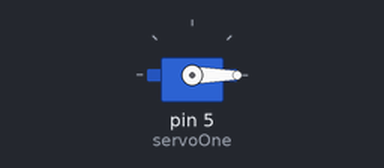
Simulated run of this sketch. Board: Arduino Uno, built with avr-gcc and run on an emulated ATmega328P. On the bench: servo.

Above: at 0.05 s.
At 4.0 s:
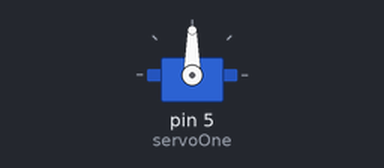
Timing chart, 0 to 5.2 s (numbered marks = the images above):
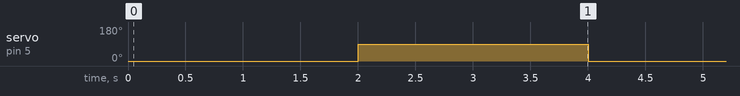

The sketch:

robotArm.ino
```cpp
//#include <Servo.h>
//
//Servo myservo;  // create servo object to control a servo
//
//int potpin = 0;  // analog pin used to connect the potentiometer
//int val = 1;// variable to read the value from the analog pin
//
//void setup() {
//  myservo.attach(9);  // attaches the servo on pin 9 to the servo object
//}
//
//void loop() {
//  val = analogRead(potpin);            // reads the value of the potentiometer (value between 0 and 1023)
//  val = map(val, 0, 1023, 0, 140);     // scale it to use it with the servo (value between 0 and 180)
//  myservo.write(val); // sets the servo position according to the scaled value
//  delay(30);                           // waits for the servo to get there
//}
```

arm.ino
```cpp
//#include <Servo.h>
//
//Servo myservoOne;  // create servo object to control a servo
//Servo myservoTwo;
//Servo myservoThree;
//
//int potpinOne = 0;// analog pin used to connect the potentiometer
//int potpinTwo = 1;// analog pin used to connect the potentiometer
//int potpinThree = 2;// analog pin used to connect the potentiometer
//
//int valOne = 1;// variable to read the value from the analog pin
//int valTwo = 1;// variable to read the value from the analog pin
//int valThree = 1;// variable to read the value from the analog pin
//
//void setup() {
//  myservoOne.attach(9);  // attaches the servo on pin 9 to the servo object
//  myservoTwo.attach(10);  // attaches the servo on pin 9 to the servo object
//  myservoThree.attach(11);  // attaches the servo on pin 9 to the servo object
//}
//
//void loop() {
//  valOne = analogRead(potpinOne);            // reads the value of the potentiometer (value between 0 and 1023)
//  valOne = map(valOne, 0, 1023, 0, 140);     // scale it to use it with the servo (value between 0 and 180)
//  myservoOne.write(valOne); // sets the servo position according to the scaled value
//  delay(100);                           // waits for the servo to get there
//
//  valTwo = analogRead(potpinTwo);            // reads the value of the potentiometer (value between 0 and 1023)
//  valTwo = map(valTwo, 0, 1023, 0, 140);     // scale it to use it with the servo (value between 0 and 180)
//  myservoTwo.write(valTwo); // sets the servo position according to the scaled value
//  delay(100);                           // waits for the servo to get there
//
//  valThree = analogRead(potpinThree);            // reads the value of the potentiometer (value between 0 and 1023)
//  valThree = map(valThree, 0, 1023, 0, 140);     // scale it to use it with the servo (value between 0 and 180)
//  myservoThree.write(valThree); // sets the servo position according to the scaled value
//  delay(100);                           // waits for the servo to get there
//}
```

arm2.ino
```cpp
//#include <Servo.h>
//
//Servo servoOne;  // create servo object to control a servo
//Servo servoTwo;
//Servo servoThree;
//Servo servoFour;
//
//int input5Pin = 7;       // define push button input pins
//int input4Pin = 5;
//int input3Pin = 4;
//int input2Pin = 3;
//int input1Pin = 2;
//
//int conState = 1;
//int blueLED = 12;
//
//int posOne = 70;// position variabel for each servo
//int posTwo = 70;//
//int posThree = 70;//
//int posFour = 70;//
//
//void setup() {
//  servoOne.attach(9);  // attaches the servo on pin 9 to the servo object
//  servoTwo.attach(10);
//  servoThree.attach(11);
//  servoFour.attach(6);
//
//  pinMode(input5Pin, INPUT); //declare push button inputs
//  pinMode(input4Pin, INPUT);
//  pinMode(input3Pin, INPUT);
//  pinMode(input2Pin, INPUT);
//  pinMode(input1Pin, INPUT);
//  pinMode(blueLED, OUTPUT);
//  digitalWrite(blueLED, LOW);
//
//  servoOne.write(posOne);
//  servoTwo.write(posTwo);
//  servoThree.write(posThree);
//  servoFour.write(posFour);
//}
//
//void loop() {
//  while(digitalRead(input1Pin) != LOW && digitalRead(input2Pin) != LOW && digitalRead(input3Pin) != LOW && digitalRead(input4Pin) != LOW && digitalRead(input5Pin) != LOW) {
//    if (digitalRead(input1Pin) == LOW){
//      //forward motor a
//      switch (conState){
//        case 1:
//          servoIncremental(9, "CW");
//          break;
//        case 2:
//          servoIncremental(10, "CW");
//          break;
//      }
//    }
//
//    else if (digitalRead(input2Pin) == LOW){
//      //reverse motor a
//      switch (conState){
//        case 1:
//          servoIncremental(9, "CCW");
//          break;
//        case 2:
//          servoIncremental(10, "CCW");
//          break;
//      }
//    }
//    else if (digitalRead(input3Pin) == LOW){
//      //forward motor b
//      switch (conState){
//        case 1:
//          servoIncremental(11, "CW");
//          break;
//        case 2:
//          servoIncremental(6, "CW");
//          break;
//      }
//    }
//    else if (digitalRead(input4Pin) == LOW){
//      //reverse motor b
//      switch (conState){
//        case 1:
//          servoIncremental(11, "CCW");
//          break;
//        case 2:
//          servoIncremental(6, "CCW");
//          break;
//      }
//    }
//    else if (digitalRead(input5Pin) == LOW){
//      stateSwap();
//    }
//    delay(30);
//  }
//
//
//
//}
```

arm3.ino
```cpp
#include <Servo.h>

Servo servoOne;  // create servo object to control a servo
Servo servoTwo;
Servo servoThree;
Servo servoFour;

//int input5Pin = 7;       // define push button input pins
//int input4Pin = 5;
//int input3Pin = 4;
//int input2Pin = 3;
//int input1Pin = 2;
//
int conState = 1;
int blueLED = 12;

int posOne = 90;// position variabel for each servo
int posTwo = 70;//
int posThree = 70;// /
int posFour = 70;//

void setup() {
  servoOne.attach(5);  // attaches the servo on pin 9 to the servo object
  //servoTwo.attach(10);
  //servoThree.attach(11);
  //servoFour.attach(6);

  //pinMode(input5Pin, INPUT); //declare push button inputs
  //pinMode(input4Pin, INPUT);
  //pinMode(input3Pin, INPUT);
  //pinMode(input2Pin, INPUT);
  //pinMode(input1Pin, INPUT);
  //pinMode(blueLED, OUTPUT);
  //digitalWrite(blueLED, LOW);


  //servoTwo.write(posTwo);
  //servoThree.write(posThree);
  //servoFour.write(posFour);
}

void loop() {

  servoOne.write(0);
  delay(2000);
  servoOne.write(posOne);
  delay(2000);
//    if (digitalRead(input1Pin) == HIGH){
//      //forward motor a
//      switch (conState){
//        case 1:
//          servoIncremental(9, "CW");
//          break;
//        case 2:
//          servoIncremental(10, "CW");
//          break;
//      }
//    }
//    else if (digitalRead(input2Pin) == HIGH){
//      //reverse motor a
//      switch (conState){
//        case 1:
//          servoIncremental(9, "CCW");
//          break;
//        case 2:
//          servoIncremental(10, "CCW");
//          break;
//      }
//    }
//    else if (digitalRead(input3Pin) == HIGH){
//      //forward motor b
//      switch (conState){
//        case 1:
//          servoIncremental(11, "CW");
//          break;
//        case 2:
//          servoIncremental(6, "CW");
//          break;
//      }
//    }
//    else if (digitalRead(input4Pin) == HIGH){
//      //reverse motor b
//      switch (conState){
//        case 1:
//          servoIncremental(11, "CCW");
//          break;
//        case 2:
//          servoIncremental(6, "CCW");
//          break;
//      }
//    }
//    else if (digitalRead(input5Pin) == HIGH){
//      stateSwap();
//    }
  }
```

servos.ino
```cpp
void servoIncremental (int pin, String dir){
  switch (pin) {
    case 9:
        if (dir == "CW"){
          if (posOne < 140) {
            posOne += 5;  // if servo is not already up to 180, increase in 5 degree increments
            if (posOne > 140){
              posOne = 140;
            }
          }
        }

        if (dir == "CCW"){
          if (posOne > 0) {
            posOne -= 5;  // if servo is not already down to 0, decrease in 5 degree increments
            if (posOne < 0){
              posOne = 0;
            }
          }
        }
        servoOne.write(posOne);
        break;
    case 10:
        if (dir == "CW"){
          if (posTwo <140) {
            posTwo += 10;  // if servo is not already up to 180, increase in 5 degree increments
            if (posTwo > 140){
              posTwo = 140;
            }
          }
        }

        if (dir == "CCW"){
          if (posTwo > 0) {
            posTwo -= 10;  // if servo is not already down to 0, decrease in 5 degree increments
            if (posTwo < 0){
              posTwo = 0;
            }
          }
        }

        servoTwo.write(posTwo);
        break;
    case 11:
        if (dir == "CW"){
          if (posThree < 140) {
            posThree += 10;  // if servo is not already up to 180, increase in 5 degree increments
            if (posThree > 140){
              posThree = 140;
            }
          }
        }

        if (dir == "CCW"){
          if (posThree > 0) {
            posThree -= 10;  // if servo is not already down to 0, decrease in 5 degree increments
            if (posThree < 0){
              posThree = 0;
            }
          }
        }

        servoThree.write(posThree);
        break;
      case 6:
        if (dir == "CW"){
          if (posFour < 140) {
            posFour += 10;  // if servo is not already up to 180, increase in 5 degree increments
            if (posFour > 140){
              posFour = 140;
            }
          }
        }

        if (dir == "CCW"){
          if (posFour > 0) {
            posFour -= 10;  // if servo is not already down to 0, decrease in 5 degree increments
            if (posFour < 0){
              posFour = 0;
            }
          }
        }

        servoFour.write(posFour);
        break;
  }
  delay(200);
}
```

stateSwap.ino
```cpp
void stateSwap(){
    if (conState == 1){
      conState = 2;
      digitalWrite(12,HIGH);
    }
    else{
      conState = 1;
      digitalWrite(12,LOW);
    }
    delay(1000);
}
```

Measured:
- by itself, servo on pin 5 (servoOne): alternates 90° for 2.0 s and 0° for 2.0 s
